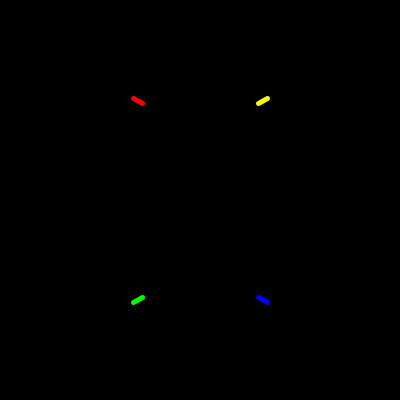
Frame 1 (no input)
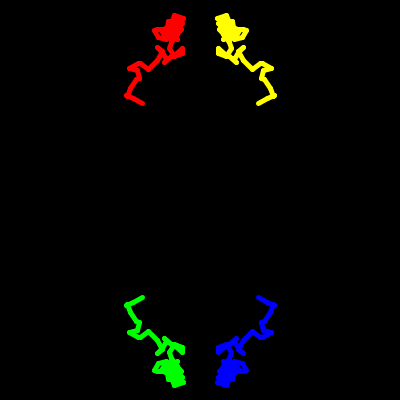
Frame 60 (the mouse pressed at the canvas centre just before this capture)
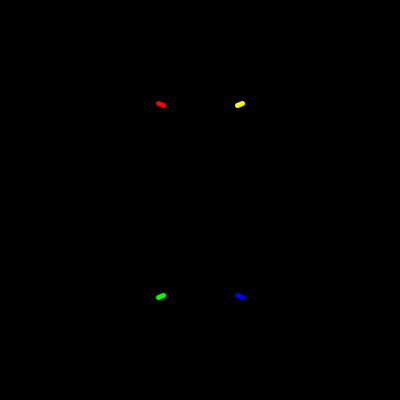
Frame 120 (the mouse held since frame 60 and released just before this capture)

The Processing sketch that drew these frames (run headless with seeded random() and noise(); from frame 60 on, the mouse is pressed at the canvas centre):

// Processing sketch: processing_789
// ── processing_789.pde

//Thomas E Duerr  1/08/09
   
  int w = 400;
  int h = 400;
  int px = int(random(w));
  int py = int(random(h));
  int pxb = px;
  int pyb = py; 
  
void setup() {
  size(400, 400);
  background(0,0,0);
  smooth();

}

void draw() {
  int nx = int(random(19))-9;
  int ny = int(random(19))-9;

//stroke(int(random(255)));
  strokeWeight(5);
  
  if(pxb+nx>w){
   nx *= -1; 
  }
  if(pyb+ny>h){
   ny *= -1;
  }
  if(pxb+nx<0){
   nx *= -1; 
  }
  if(pyb+ny<0){
   ny *= -1;
  }
  
  blend( -1, -1, w, h, -1, -1, w, h, LIGHTEST);
  if(mousePressed==true){
  blend( 0, 0, w, h, 0, 0, w, h, SUBTRACT);
  }

  strokeJoin(ROUND);
  stroke(255,255,0);
  line(pxb, pyb, pxb+nx, pyb+ny);
  stroke(255,0,0);
  line(pxb*(-1)+w, pyb, (pxb+nx)*(-1)+w, pyb+ny);
  stroke(0,0,255);
  line(pxb, pyb*(-1)+h, pxb+nx, (pyb+ny)*(-1)+h);
  stroke(0,255,0);
  line(pxb*(-1)+w, pyb*(-1)+h, (pxb+nx)*(-1)+w, (pyb+ny)*(-1)+h);

  pxb += nx;
  pyb += ny;
}
